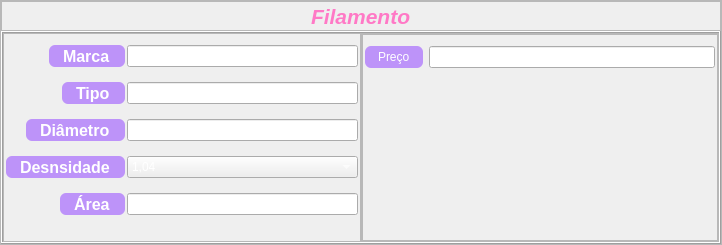
               <widget class="QFrame" name="campo_1_Filamento">
                <property name="minimumSize">
                 <size>
                  <width>0</width>
                  <height>243</height>
                 </size>
                </property>
                <property name="maximumSize">
                 <size>
                  <width>16777215</width>
                  <height>16777215</height>
                 </size>
                </property>
                <property name="frameShape">
                 <enum>QFrame::StyledPanel</enum>
                </property>
                <property name="frameShadow">
                 <enum>QFrame::Raised</enum>
                </property>
                <layout class="QVBoxLayout" name="verticalLayout_11">
                 <property name="spacing">
                  <number>0</number>
                 </property>
                 <property name="leftMargin">
                  <number>0</number>
                 </property>
                 <property name="topMargin">
                  <number>0</number>
                 </property>
                 <property name="rightMargin">
                  <number>0</number>
                 </property>
                 <property name="bottomMargin">
                  <number>0</number>
                 </property>
                 <item>
                  <widget class="QFrame" name="frm_titulo">
                   <property name="minimumSize">
                    <size>
                     <width>720</width>
                     <height>30</height>
                    </size>
                   </property>
                   <property name="maximumSize">
                    <size>
                     <width>11111111</width>
                     <height>30</height>
                    </size>
                   </property>
                   <property name="frameShape">
                    <enum>QFrame::StyledPanel</enum>
                   </property>
                   <property name="frameShadow">
                    <enum>QFrame::Raised</enum>
                   </property>
                   <layout class="QVBoxLayout" name="verticalLayout_12">
                    <property name="spacing">
                     <number>0</number>
                    </property>
                    <property name="leftMargin">
                     <number>0</number>
                    </property>
                    <property name="topMargin">
                     <number>0</number>
                    </property>
                    <property name="rightMargin">
                     <number>0</number>
                    </property>
                    <property name="bottomMargin">
                     <number>0</number>
                    </property>
                    <item alignment="Qt::AlignHCenter">
                     <widget class="QLabel" name="titulo_Filamento">
                      <property name="font">
                       <font>
                        <pointsize>16</pointsize>
                        <italic>true</italic>
                        <bold>true</bold>
                       </font>
                      </property>
                      <property name="styleSheet">
                       <string notr="true">
color:#ff79c6;
</string>
                      </property>
                      <property name="text">
                       <string>Filamento</string>
                      </property>
                     </widget>
                    </item>
                   </layout>
                  </widget>
                 </item>
                 <item>
                  <widget class="QFrame" name="frm_3">
                   <property name="frameShape">
                    <enum>QFrame::Box</enum>
                   </property>
                   <property name="frameShadow">
                    <enum>QFrame::Raised</enum>
                   </property>
                   <layout class="QHBoxLayout" name="horizontalLayout_4">
                    <property name="spacing">
                     <number>0</number>
                    </property>
                    <property name="leftMargin">
                     <number>0</number>
                    </property>
                    <property name="topMargin">
                     <number>0</number>
                    </property>
                    <property name="rightMargin">
                     <number>0</number>
                    </property>
                    <property name="bottomMargin">
                     <number>0</number>
                    </property>
                    <item>
                     <widget class="QFrame" name="frame_5">
                      <property name="minimumSize">
                       <size>
                        <width>0</width>
                        <height>207</height>
                       </size>
                      </property>
                      <property name="maximumSize">
                       <size>
                        <width>11111111</width>
                        <height>16777215</height>
                       </size>
                      </property>
                      <property name="frameShape">
                       <enum>QFrame::StyledPanel</enum>
                      </property>
                      <property name="frameShadow">
                       <enum>QFrame::Raised</enum>
                      </property>
                      <layout class="QVBoxLayout" name="verticalLayout_17">
                       <property name="spacing">
                        <number>2</number>
                       </property>
                       <property name="leftMargin">
                        <number>2</number>
                       </property>
                       <property name="topMargin">
                        <number>2</number>
                       </property>
                       <property name="rightMargin">
                        <number>2</number>
                       </property>
                       <property name="bottomMargin">
                        <number>2</number>
                       </property>
                       <item>
                        <layout class="QFormLayout" name="formLayout">
                         <property name="labelAlignment">
                          <set>Qt::AlignRight|Qt::AlignTrailing|Qt::AlignVCenter</set>
                         </property>
                         <property name="formAlignment">
                          <set>Qt::AlignHCenter|Qt::AlignTop</set>
                         </property>
                         <property name="verticalSpacing">
                          <number>15</number>
                         </property>
                         <property name="topMargin">
                          <number>9</number>
                         </property>
                         <item row="0" column="0">
                          <widget class="QLabel" name="label_6">
                           <property name="sizePolicy">
                            <sizepolicy hsizetype="Preferred" vsizetype="Preferred">
                             <horstretch>0</horstretch>
                             <verstretch>0</verstretch>
                            </sizepolicy>
                           </property>
                           <property name="font">
                            <font>
                             <pointsize>12</pointsize>
                             <bold>true</bold>
                            </font>
                           </property>
                           <property name="styleSheet">
                            <string notr="true">background-color:#bd93f9;
border: 0px solid;
border-radius:6px;
padding-right:10px;
padding-left:10px;
color:white;
</string>
                           </property>
                           <property name="text">
                            <string>Marca</string>
                           </property>
                          </widget>
                         </item>
                         <item row="0" column="1">
                          <widget class="QLineEdit" name="lineEdit">
                           <property name="styleSheet">
                            <string notr="true">color:white;
</string>
                           </property>
                          </widget>
                         </item>
                         <item row="1" column="0">
                          <widget class="QLabel" name="label_7">
                           <property name="font">
                            <font>
                             <pointsize>12</pointsize>
                             <bold>true</bold>
                            </font>
                           </property>
                           <property name="styleSheet">
                            <string notr="true">background-color:#bd93f9;
border: 0px solid;
border-radius:6px;
padding-right:10px;
padding-left:10px;
color:white;
</string>
                           </property>
                           <property name="text">
                            <string>Tipo</string>
                           </property>
                          </widget>
                         </item>
                         <item row="1" column="1">
                          <widget class="QLineEdit" name="lineEdit_2"/>
                         </item>
                         <item row="2" column="0">
                          <widget class="QLabel" name="label_3">
                           <property name="font">
                            <font>
                             <pointsize>12</pointsize>
                             <bold>true</bold>
                            </font>
                           </property>
                           <property name="styleSheet">
                            <string notr="true">background-color:#bd93f9;
border: 0px solid;
border-radius:6px;
padding-right:10px;
padding-left:10px;
color:white;
</string>
                           </property>
                           <property name="text">
                            <string>Diâmetro</string>
                           </property>
                          </widget>
                         </item>
                         <item row="2" column="1">
                          <widget class="QLineEdit" name="lineEdit_3"/>
                         </item>
                         <item row="3" column="0">
                          <widget class="QLabel" name="label_4">
                           <property name="font">
                            <font>
                             <pointsize>12</pointsize>
                             <bold>true</bold>
                            </font>
                           </property>
                           <property name="styleSheet">
                            <string notr="true">background-color:#bd93f9;
border: 0px solid;
border-radius:6px;
padding-right:10px;
padding-left:10px;
color:white;
</string>
                           </property>
                           <property name="text">
                            <string>Desnsidade</string>
                           </property>
                          </widget>
                         </item>
                         <item row="3" column="1">
                          <widget class="QComboBox" name="comboBox">
                           <property name="styleSheet">
                            <string notr="true">color:white;</string>
                           </property>
                           <item>
                            <property name="text">
                             <string>1,04</string>
                            </property>
                           </item>
                           <item>
                            <property name="text">
                             <string>1,24</string>
                            </property>
                           </item>
                          </widget>
                         </item>
                         <item row="4" column="1">
                          <widget class="QLineEdit" name="lineEdit_5"/>
                         </item>
                         <item row="4" column="0">
                          <widget class="QLabel" name="label_5">
                           <property name="font">
                            <font>
                             <pointsize>12</pointsize>
                             <bold>true</bold>
                            </font>
                           </property>
                           <property name="styleSheet">
                            <string notr="true">background-color:#bd93f9;
border: 0px solid;
border-radius:6px;
padding-right:10px;
padding-left:10px;
color:white;
</string>
                           </property>
                           <property name="text">
                            <string>Área</string>
                           </property>
                          </widget>
                         </item>
                        </layout>
                       </item>
                      </layout>
                     </widget>
                    </item>
                    <item>
                     <widget class="QFrame" name="frame_8">
                      <property name="frameShape">
                       <enum>QFrame::StyledPanel</enum>
                      </property>
                      <property name="frameShadow">
                       <enum>QFrame::Raised</enum>
                      </property>
                      <layout class="QVBoxLayout" name="verticalLayout_19">
                       <property name="spacing">
                        <number>0</number>
                       </property>
                       <property name="leftMargin">
                        <number>0</number>
                       </property>
                       <property name="topMargin">
                        <number>0</number>
                       </property>
                       <property name="rightMargin">
                        <number>0</number>
                       </property>
                       <property name="bottomMargin">
                        <number>0</number>
                       </property>
                       <item>
                        <widget class="QFrame" name="frame_7">
                         <property name="minimumSize">
                          <size>
                           <width>0</width>
                           <height>207</height>
                          </size>
                         </property>
                         <property name="maximumSize">
                          <size>
                           <width>11111111</width>
                           <height>16777215</height>
                          </size>
                         </property>
                         <property name="frameShape">
                          <enum>QFrame::StyledPanel</enum>
                         </property>
                         <property name="frameShadow">
                          <enum>QFrame::Raised</enum>
                         </property>
                         <layout class="QVBoxLayout" name="verticalLayout_18">
                          <property name="spacing">
                           <number>2</number>
                          </property>
                          <property name="leftMargin">
                           <number>2</number>
                          </property>
                          <property name="topMargin">
                           <number>2</number>
                          </property>
                          <property name="rightMargin">
                           <number>2</number>
                          </property>
                          <property name="bottomMargin">
                           <number>2</number>
                          </property>
                          <item>
                           <layout class="QFormLayout" name="formLayout_2">
                            <property name="labelAlignment">
                             <set>Qt::AlignLeading|Qt::AlignLeft|Qt::AlignVCenter</set>
                            </property>
                            <property name="formAlignment">
                             <set>Qt::AlignLeading|Qt::AlignLeft|Qt::AlignTop</set>
                            </property>
                            <property name="horizontalSpacing">
                             <number>6</number>
                            </property>
                            <property name="verticalSpacing">
                             <number>15</number>
                            </property>
                            <property name="topMargin">
                             <number>9</number>
                            </property>
                            <item row="0" column="0">
                             <widget class="QLabel" name="label_8">
                              <property name="styleSheet">
                               <string notr="true">background-color:#bd93f9;
border: 0px solid;
border-radius:6px;
padding-right:10px;
padding-left:10px;
color:white;
</string>
                              </property>
                              <property name="text">
                               <string>Preço</string>
                              </property>
                             </widget>
                            </item>
                            <item row="0" column="1">
                             <widget class="QLineEdit" name="lineEdit_4"/>
                            </item>
                           </layout>
                          </item>
                         </layout>
                        </widget>
                       </item>
                      </layout>
                     </widget>
                    </item>
                   </layout>
                  </widget>
                 </item>
                </layout>
               </widget>
